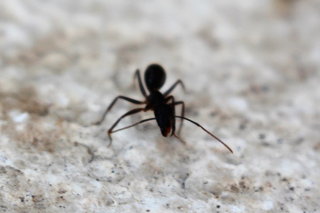
#> input picture insects/ants/png/ant1.png, 320 x 213 px; its folder holds only this picture in this run
$ jupyter execute --allow-errors Image_data_augmentation_for_object_detection.ipynb
#> lines starting #> are read from the running program, lines starting #| are printed output that depends on the picture
# Image Data Augmentation

Take a set of images and do data augmentation to create a bigger, more diverse batch of images used for training ML models.

Steps:

0. Outside of this notebook, create a folder with +/- 10 images
1. Go to right directory
2. Convert these images to .png in a 320x320 format (for use in Edge Impulse
3. Flip and rotate
4. Check data

## 1. Go to right directory
Make sure you have created a folder with +/- 10 images

#> (a cell that did not finish here is left out)

[cell 2]
import glob
jpgs = glob.glob('*.jpg')
len(jpgs)

#> (a cell that did not finish here is left out)

## 2. Convert to png in 320 x 320

[cell 4]
# open a list of .jpg's and save as 320x320 png
from PIL import Image
import glob, os

size = 320, 320

for infile in glob.glob("*.jpg"):
    file, ext = os.path.splitext(infile)
    #folder = os.paht.mkdir('png')
    with Image.open(infile) as im:
        im.thumbnail(size)
        im.save('png/' + file +  ".png")
print('done')

[cell 5]
cd png

## 3. Flip and rotate

Flip the original images:
- flip left right
- flip up down
- flip up down-left right

Rotate all flipped images:
- rotate 45 degrees
- rotate 90 degrees
- rotate 135 degrees

If you start with 10 original images, after flipping you will have 40, after rotating you will have 160 (40 not rotated+120 rotated images).

[cell 6]
# create all flipped images and save to png format
from PIL import Image
import numpy as np
import glob, os

for infile in glob.glob('*.png'):
    file, ext = os.path.splitext(infile)
    with Image.open(infile) as im:
#> im is the input picture: PIL image 320x213 RGB; mean R, G, B 179.4, 176.9, 174
        img_ar = np.asarray(im)
        flipped_lr = np.fliplr(img_ar)
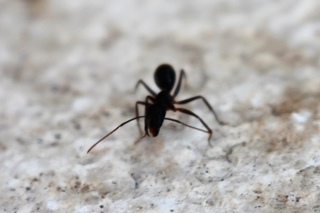
#> flipped_lr: shape (213, 320, 3); mean R, G, B 179.4, 176.9, 174
        flipped_ud = np.flipud(img_ar)
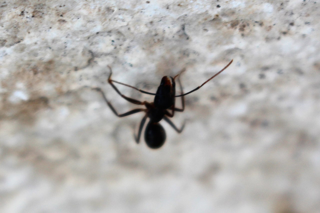
#> flipped_ud: shape (213, 320, 3); mean R, G, B 179.4, 176.9, 174
        flipped_lr_ud= np.flipud(np.fliplr(img_ar))
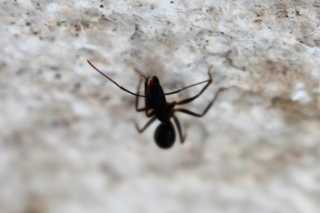
#> flipped_lr_ud: shape (213, 320, 3); mean R, G, B 179.4, 176.9, 174
        flip_im_lr= Image.fromarray(flipped_lr)
        flip_im_ud= Image.fromarray(flipped_ud)
        flip_im_lr_ud = Image.fromarray(flipped_lr_ud)
        flip_im_lr.save(file+'_flipped_lr'+'.png')
        flip_im_ud.save(file+'_flipped_ud'+'.png')
        flip_im_lr_ud.save(file+'flipped_lr_ud'+'.png')
print('done')

[cell 7]
from PIL import Image
import numpy as np
import skimage.transform
import skimage.util

for infile in glob.glob('*.png'):
    file, ext = os.path.splitext(infile)
    with Image.open(infile) as im:
        img_ar = np.asarray(im)
        img_rot_45 = skimage.transform.rotate(img_ar, angle=45, mode='edge', preserve_range=True)
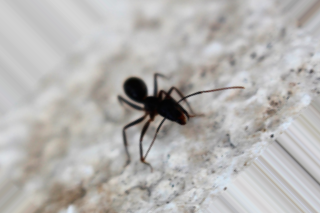
#> img_rot_45: shape (213, 320, 3) float64; mean R, G, B 182.6, 180.8, 178.7
        img_rot_90 = skimage.transform.rotate(img_ar, angle=90, mode='edge', preserve_range=True)
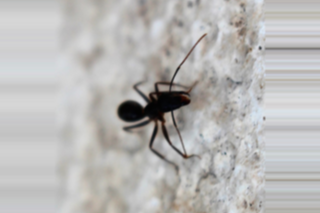
#> img_rot_90: shape (213, 320, 3) float64; mean R, G, B 185.8, 184.6, 183.3
        img_rot_135 = skimage.transform.rotate(img_ar, angle=135, mode='edge', preserve_range=True)
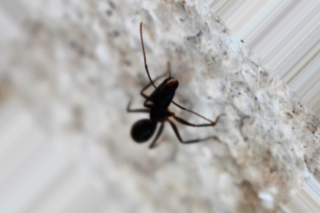
#> img_rot_135: shape (213, 320, 3) float64; mean R, G, B 182.7, 181, 179
        img_rot_45 = img_rot_45.astype(np.uint8)
        img_rot_90 = img_rot_90.astype(np.uint8)
        img_rot_135 = img_rot_135.astype(np.uint8)
        img_rotated_45 =Image.fromarray(img_rot_45)
        img_rotated_90 =Image.fromarray(img_rot_90)
        img_rotated_135 =Image.fromarray(img_rot_135)
        img_rotated_45.save(file+'_rot_45'+'.png')
        img_rotated_90.save(file+'_rot_90'+'.png')
        #img_rotated_135.save(file+'_rot_135'+'.png')
print('done')

$ run again, on insects/ants/png/ant10_rot_90.png
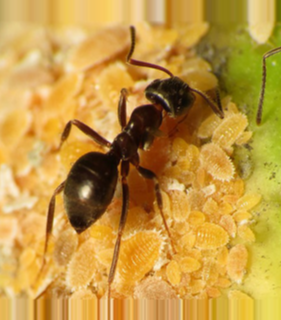
#> input picture insects/ants/png/ant10_rot_90.png, 281 x 320 px
#> im is the input picture: PIL image 281x320 RGB; mean R, G, B 194.5, 152.3, 67.6
#> `img_rot_90 = skimage.transform.rotate(img_ar, angle=90, mode='edge', p..`:
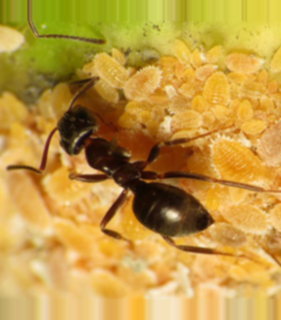
#> img_rot_90: shape (320, 281, 3) float64; mean R, G, B 193.3, 154.4, 67.6
#> `img_rot_135 = skimage.transform.rotate(img_ar, angle=135, mode='edge',..`:
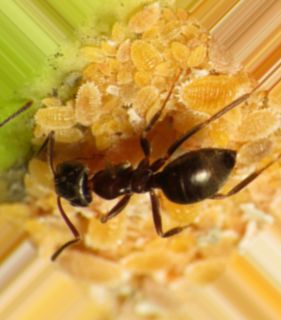
#> img_rot_135: shape (320, 281, 3) float64; mean R, G, B 196.7, 154.9, 70.4

$ run again, on insects/ants/png/ant10flipped_lr_ud.png
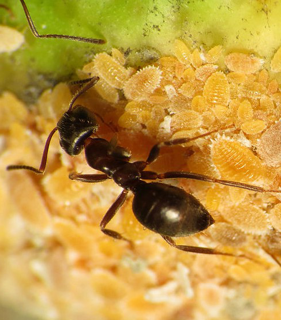
#> input picture insects/ants/png/ant10flipped_lr_ud.png, 281 x 320 px
#> im is the input picture: PIL image 281x320 RGB; mean R, G, B 192.9, 154.1, 67.3
#> `img_rot_90 = skimage.transform.rotate(img_ar, angle=90, mode='edge', p..`:
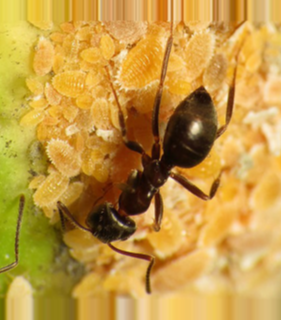
#> img_rot_90: shape (320, 281, 3) float64; mean R, G, B 194.9, 152.8, 68.1
#> `img_rot_135 = skimage.transform.rotate(img_ar, angle=135, mode='edge',..`:
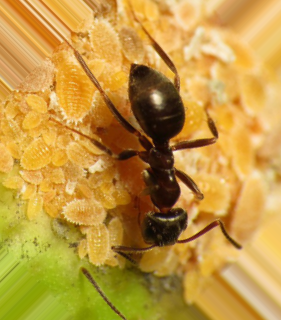
#> img_rot_135: shape (320, 281, 3) float64; mean R, G, B 193, 151.8, 66.5

$ run again, on insects/ants/png/ant1_flipped_lr.png
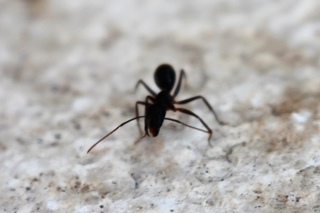
#> input picture insects/ants/png/ant1_flipped_lr.png, 320 x 213 px
#> im is the input picture: PIL image 320x213 RGB; mean R, G, B 179.4, 176.9, 174
#> `img_rot_90 = skimage.transform.rotate(img_ar, angle=90, mode='edge', p..`:
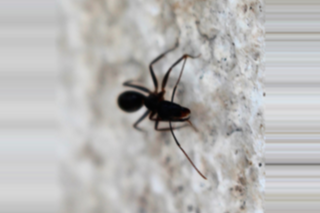
#> img_rot_90: shape (213, 320, 3) float64; mean R, G, B 185.8, 184.6, 183.3
#> `img_rot_135 = skimage.transform.rotate(img_ar, angle=135, mode='edge',..`:
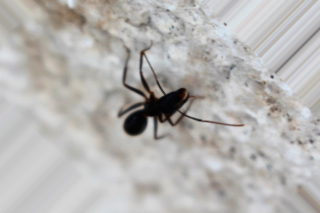
#> img_rot_135: shape (213, 320, 3) float64; mean R, G, B 182.6, 180.8, 178.7
